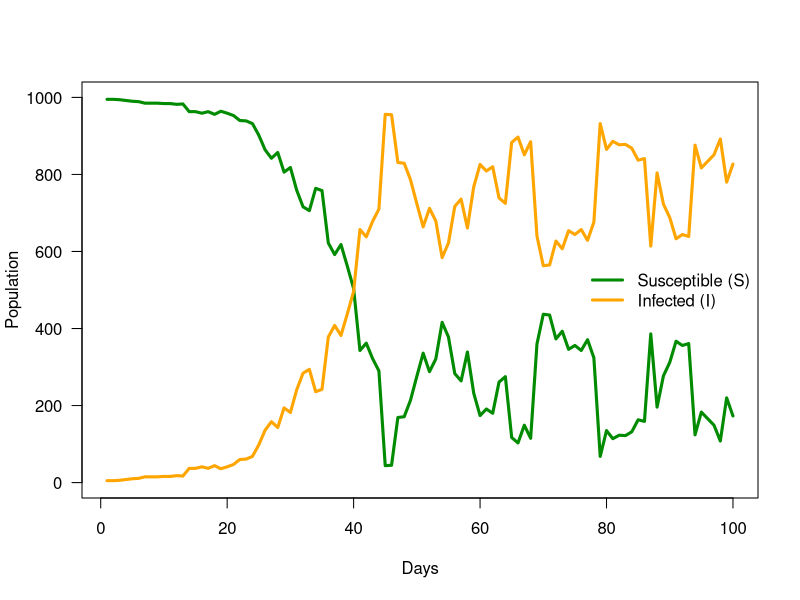
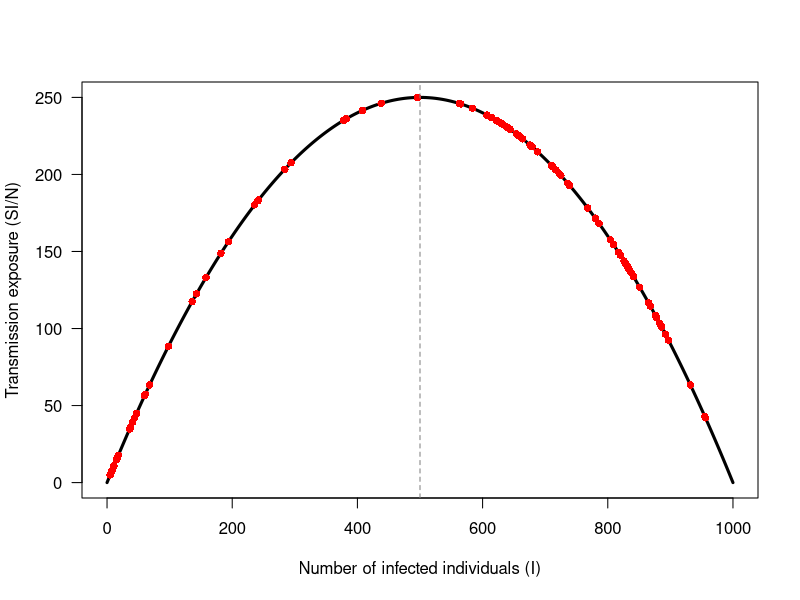
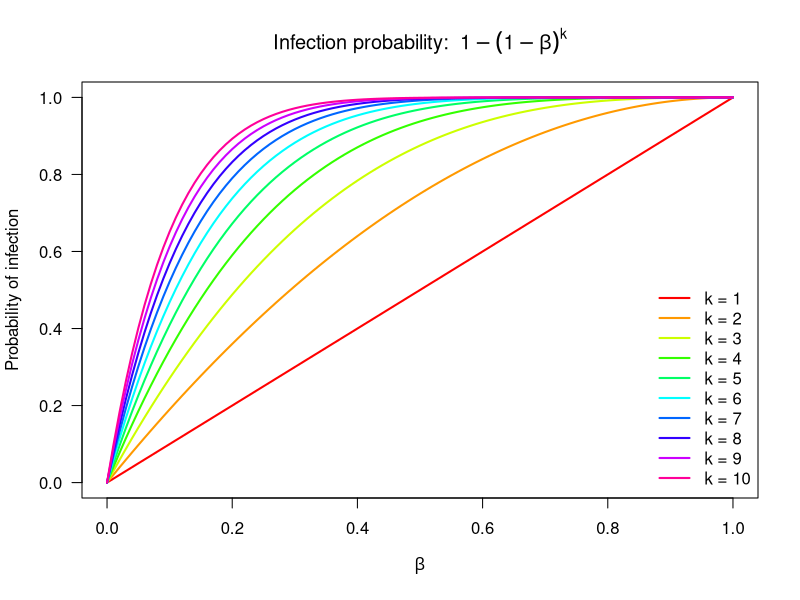
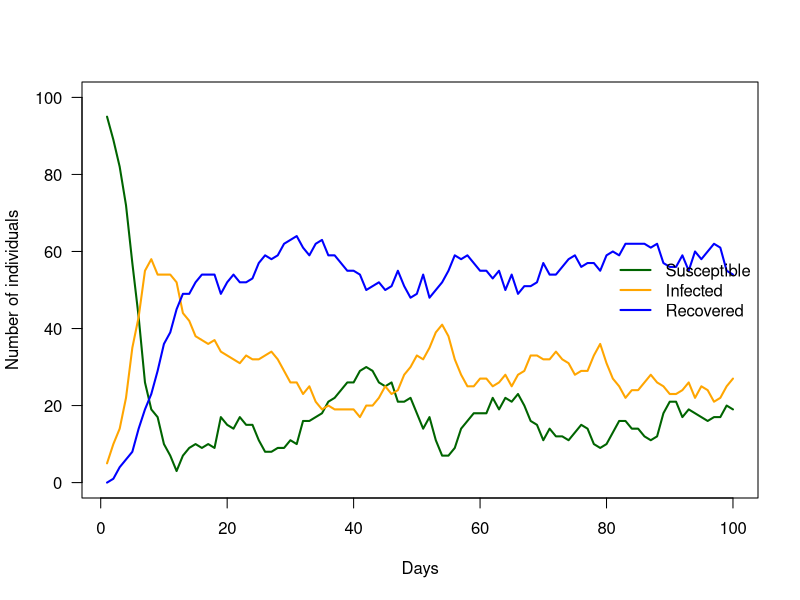
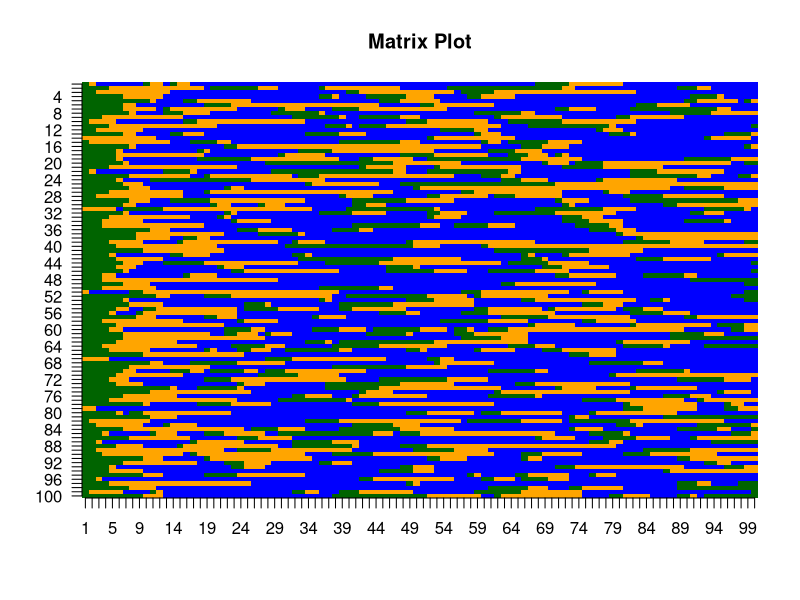
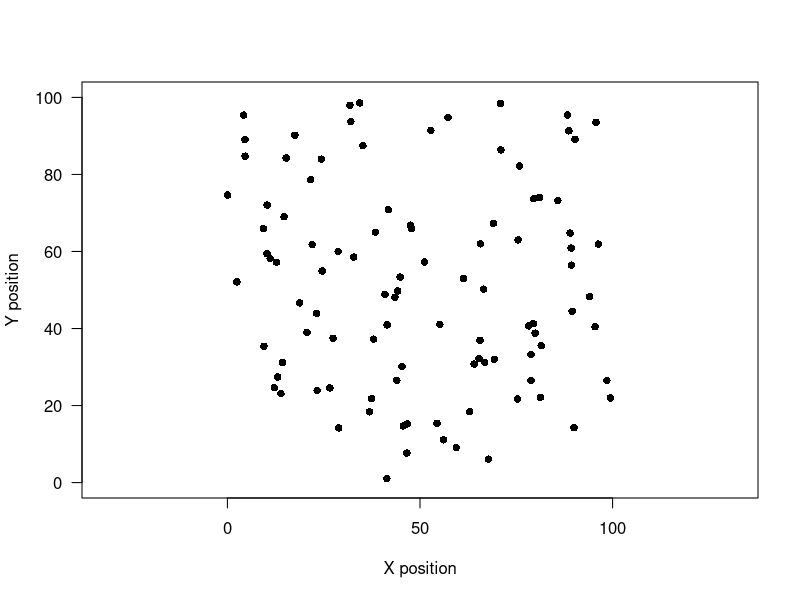
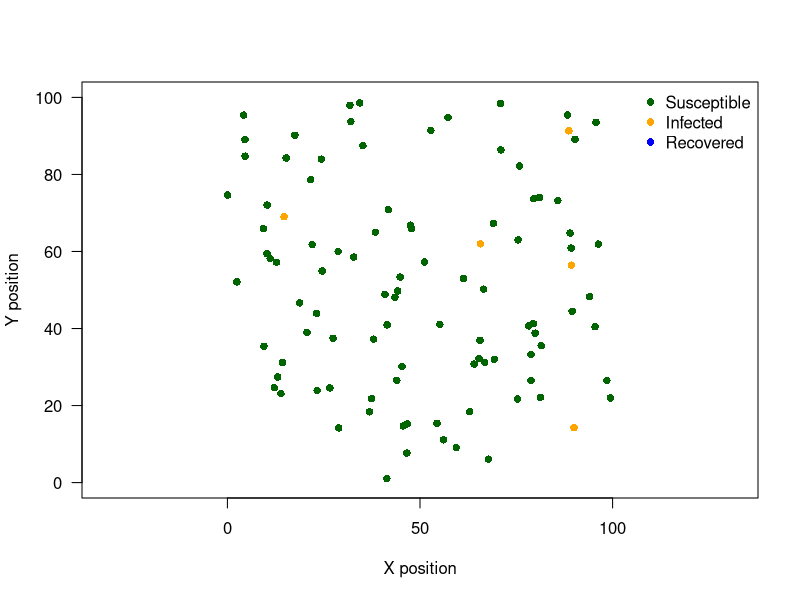
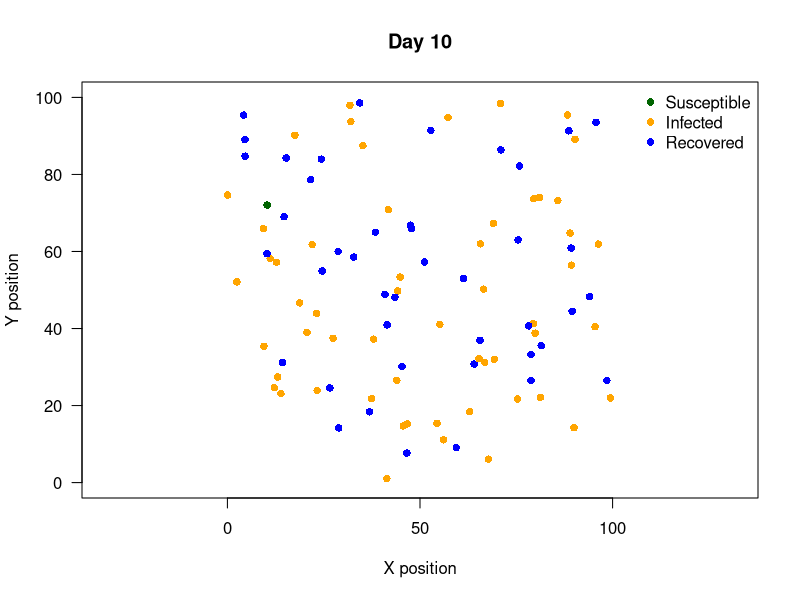

Here is the R script that generated these plots, in order:
## ---- chunk 1
knitr::opts_chunk$set(echo=TRUE)
htmltools::tagList()
## ---- chunk 2
library(MASS)
## ---- chunk 3
set.seed(123)
## ---- chunk 4
nsteps=100
time  =1:nsteps

beta  = 0.3     # Rate of infection
gamma = 1/14    # Rate of recovery (14 days to recover)

S=I=numeric(nsteps)    # Susceptible and Infected compartments info
new_infections=new_recoveries=numeric(nsteps-1) # New infections and recoveries
## ---- chunk 5
N=1000
S[1]=N - 5
I[1]=5
## ---- chunk 6
for (t in 1:(nsteps-1)) {
  # New infections
  mu_inf=beta * (I[t] * S[t]) / N
  new_infections[t]=min(MASS::rnegbin(1, mu = mu_inf, theta = 1), S[t])

  # New recoveries
  mu_cure=gamma * I[t]
  new_recoveries[t]=min(MASS::rnegbin(1, mu = mu_cure, theta = 1), I[t])

  # Update compartments
  S[t+1] <- S[t] - new_infections[t] + new_recoveries[t]
  I[t+1] <- I[t] + new_infections[t] - new_recoveries[t]
}
## ---- chunk 7
inf_df=data.frame(
  time = time[-nsteps],
  S_time = S[-nsteps],
  I_time = I[-nsteps],
  new_infections = new_infections,
  new_recoveries = new_recoveries
)
## ---- chunk 8
plot(time, S, type = "l", lwd = 3, col = "green4", ylim = c(0, N), 
     xlab = "Days", ylab = "Population",las = 1)
lines(time, I, lwd = 3, col = "orange")
legend("right", legend = c("Susceptible (S)","Infected (I)"),
         col = c("green4", "orange"), lwd = 3, bty = "n")
## ---- chunk 9
model_foi=MASS::glm.nb(new_infections ~ 1 + 
                         offset(log(inf_df$S_time*inf_df$I_time/N)), data = inf_df)
beta_hat=exp(coef(model_foi)[1])

# Output
cat("Estimated transmission rate (beta):", beta_hat, "\n")
cat("True transmission rate (beta):", beta, "\n\n")
## ---- chunk 10
# Model 2: Estimate cure rate (gamma)
model_cure=glm.nb(new_recoveries ~ 1 + offset(log(I_time)), data = inf_df)
gamma_hat =exp(coef(model_cure)[1])

cat("Estimated cure rate (gamma):", gamma_hat, "\n")
cat("True cure rate (gamma):", gamma, "\n")
## ---- chunk 11
N=1000    # Total number of individuals
x=0:1000

S_test=N-x  # Susceptible individuals
I_test=x    # Infected individuals

plot(I_test,S_test*I_test/N,
     type="l",lwd=3,las=1,
     xlab="Number of infected individuals (I)",
     ylab="Transmission exposure (SI/N)")

points(inf_df$I_time,  # Add simulated values to the distribution
       inf_df$S_time*inf_df$I_time/N, pch=16, col="red")

abline(v=N/2,lty=2,col="grey50")
## ---- chunk 12
set.seed(123)
## ---- chunk 13
nsteps=100
N=100

beta=0.01   # S -> I
gamma=1/7   # I -> R
theta=1/14  # R -> S
## ---- chunk 14
Status=matrix(0,nrow=N,ncol=nsteps)
## ---- chunk 15
infected=sample(1:N,5)
Status[infected,1]=1
## ---- chunk 16
for(i in 1:(nsteps-1)){
  # 1. Loss of immunity: R -> S
  R_S=which(Status[,i]==2)
  if(length(R_S)>0){
    LoI=rbinom(length(R_S), size=1, prob=theta)==1
    Status[R_S[ LoI],i+1]=0
    Status[R_S[!LoI],i+1]=2
  }

  # 2. Gain of Immunity: I -> R
  I_R=which(Status[,i]==1)
  if(length(I_R)>0){
    GoI=rbinom(length(I_R), size=1, prob=gamma)==1
    Status[I_R[ GoI],i+1]=ifelse(theta<1,2,0)
    Status[I_R[!GoI],i+1]=1
  }

  # 3. Transmission of Infection: S -> I
  I=which(Status[,i]==1)
  S=which(Status[,i]==0)

  if(length(I)>0 & length(S)>0){
    p_inf=1-(1-beta)^length(I)
    ToI=rbinom(length(S), size=1, prob=p_inf)==1
    Status[S[ToI],i+1]=1
  }
}
## ---- chunk 17
x=seq(0, 1, by = 0.01)  # Theoretical range of Beta values
k_vals=1:10             # Number of infections contacts
cols=rainbow(length(k_vals))

plot(x, 1 - (1 - x)^1, type = "l",
     lwd = 2,
     col = cols[1],
     ylim = c(0, 1),
     xlab = expression(beta),
     ylab = "Probability of infection",
     main = expression("Infection probability: " ~ 1-(1-beta)^k),
     las = 1)

for(i in 2:length(k_vals)){
  lines(x, 1 - (1 - x)^k_vals[i], lwd = 2, col = cols[i])}

legend("bottomright", legend = paste("k =", k_vals),
       col = cols, lwd = 2, bty = "n")
## ---- chunk 18
S_total=colSums(Status==0)
I_total=colSums(Status==1)
R_total=colSums(Status==2)

plot(1:nsteps,S_total,type="l", col="darkgreen",
     lwd=2,  ylim=c(0,N), xlab="Days",
     ylab="Number of individuals", las=1)
lines(1:nsteps,I_total,col="orange",lwd=2)
lines(1:nsteps,R_total,col="blue"  ,lwd=2)

legend("right", legend=c("Susceptible","Infected","Recovered"),
       col=c("darkgreen","orange","blue"), lwd=2, bty="n")
## ---- chunk 19
if(theta<1){cols=c("darkgreen","orange","blue")}else{cols=c("darkgreen","orange")}
image(t(apply(Status, 2, rev)), col = cols, axes = FALSE,main = "Matrix Plot")
axis(1, at=seq(0, 1, length.out=ncol(Status)), labels=1:ncol(Status))
axis(2, at=seq(0, 1, length.out=nrow(Status)), labels=nrow(Status):1, las=1)
## ---- chunk 20
set.seed(123)
## ---- chunk 21
nsteps=100
N=100

beta=0.3   # S -> I
gamma=1/7   # I -> R
theta=1/14  # R -> S

area_size=100
sigma=10       # Spatial transmission range
## ---- chunk 22
x_pos=runif(N,0,area_size)
y_pos=runif(N,0,area_size)

plot(x_pos,y_pos, pch=16,
     xlab="X position",
     ylab="Y position",
     xlim=c(0,area_size), ylim=c(0,area_size),
     asp=1, las=1)
## ---- chunk 23
Coordinates=cbind(x_pos,y_pos)
Distance=as.matrix(dist(Coordinates))
## ---- chunk 24
Status_sp=matrix(0,nrow=N,ncol=nsteps)

infected=sample(1:N,5)
Status_sp[infected,1]=1
## ---- chunk 25
cols=c("darkgreen","orange","blue")

plot(x_pos,y_pos, pch=16, col=cols[Status_sp[,1]+1],
     xlab="X position",  ylab="Y position",
     xlim=c(0,area_size),  ylim=c(0,area_size),
     asp=1, las=1)

legend("topright", legend=c("Susceptible","Infected","Recovered"),
       col=cols, pch=16, bty="n")
## ---- chunk 26
for(i in 1:(nsteps-1)){

  # Keep previous status (<- optimise the code)
  Status_sp[,i+1]=Status_sp[,i]

  # 1. Loss of immunity: R -> S
  R_S=which(Status_sp[,i]==2)

  if(length(R_S)>0){
    LoI=rbinom(length(R_S),size=1,prob=theta)==1
    Status_sp[R_S[LoI],i+1]=0
  }

  # 2. Recovery: I -> R
  I_R=which(Status_sp[,i]==1)

  if(length(I_R)>0){
    GoI=rbinom(length(I_R),size=1,prob=gamma)==1
    Status_sp[I_R[GoI],i+1]=2
  }

  # 3. Spatial transmission: S -> I
  I=which(Status_sp[,i+1]==1)
  S=which(Status_sp[,i+1]==0)

  if(length(I)>0 & length(S)>0){

    for(id in S){

      # Distance from susceptible individual to all infected individuals
      d=Distance[id,I]

      # Transmission probability from each infected individual
      p_individual=beta*exp(-d/sigma)

      # Combined probability of infection
      p_inf=1-prod(1-p_individual)

      # Infection event
      Status_sp[id,i+1]=rbinom(1,size=1,prob=p_inf)
    }
  }
}
## ---- chunk 27
day_plot=10

plot(x_pos,y_pos,
     pch=16,
     col=cols[Status_sp[,day_plot]+1],
     xlab="X position",
     ylab="Y position",
     xlim=c(0,area_size),
     ylim=c(0,area_size),
     asp=1,
     las=1,
     main=paste("Day",day_plot))

legend("topright",
       legend=c("Susceptible","Infected","Recovered"),
       col=cols,
       pch=16,
       bty="n")
## ---- chunk 28
S_total_sp=colSums(Status_sp==0)
I_total_sp=colSums(Status_sp==1)
R_total_sp=colSums(Status_sp==2)

plot(1:nsteps,S_total_sp,
     type="l",
     col="darkgreen",
     lwd=2,
     ylim=c(0,N),
     xlab="Days",
     ylab="Number of individuals",
     las=1)

lines(1:nsteps,I_total_sp,col="orange",lwd=2)
lines(1:nsteps,R_total_sp,col="blue",lwd=2)

legend("right",
       legend=c("Susceptible","Infected","Recovered"),
       col=c("darkgreen","orange","blue"),
       lwd=2,
       bty="n")
